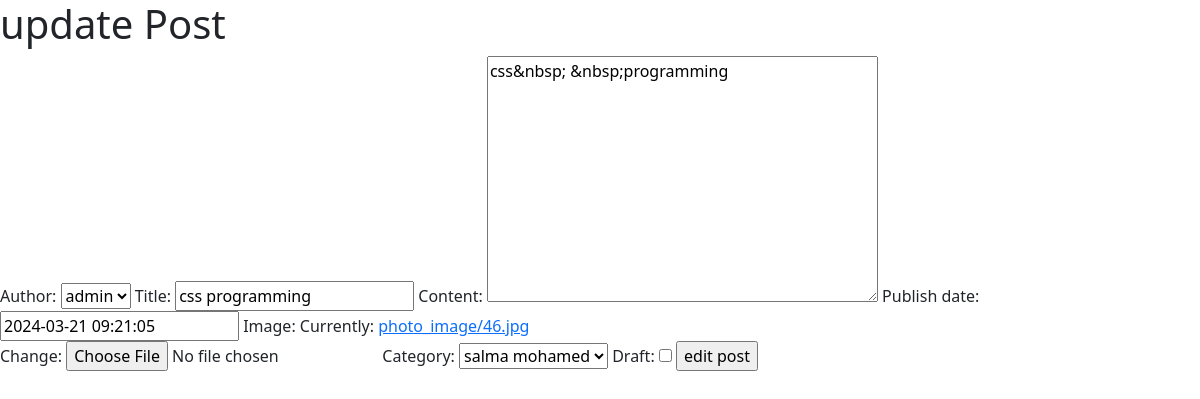
Page /posts/cbv/update/2 on the earlier database version.
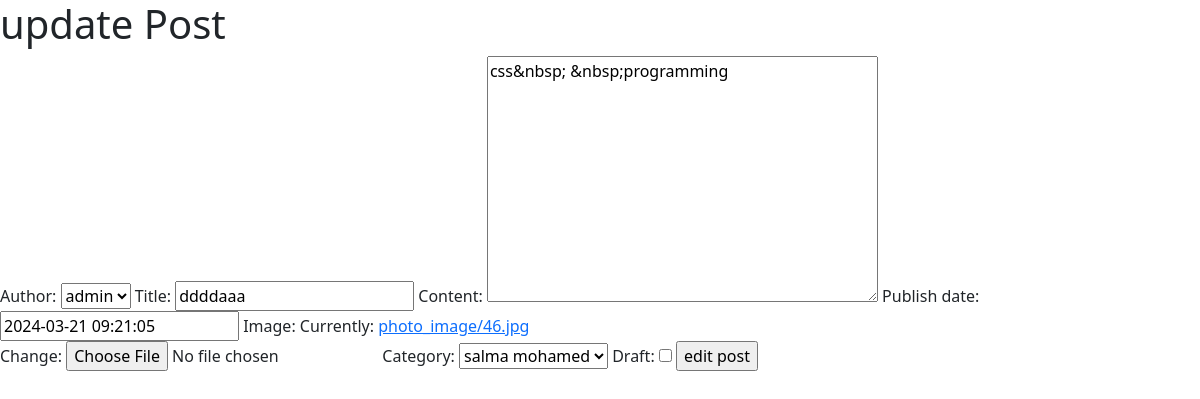
Same page on the later database version.
### posts/models.py (models this page shows, shortened)
class Post(models.Model):
    author=models.ForeignKey(User,related_name='post_author',on_delete=models.SET_NULL,null=True,blank=True)
    title=models.CharField(max_length=100)
    content=models.TextField(max_length=500)
    publish_date=models.DateTimeField(default=timezone.now)
    image=models.ImageField(upload_to='photo_image')
    tags = TaggableManager()
    category=models.ForeignKey('Category',related_name='post_category',on_delete=models.SET_NULL,null=True,blank=True)
    draft=models.BooleanField(default=True)

### posts/view2.py (the view)
# urls.py: path('cbv/update/<int:pk>',Update_Post.as_view()),
class Update_Post(UpdateView):
    model=Post
    fields='__all__'
    template_name='posts/update_post.html'
    success_url='/posts/'

### posts/models.py (called while the page is built)
    def __str__(self):
        return self.name

### posts/templates/posts/update_post.html (shortened to what this page needs)
<!doctype html>
<html lang="en">
  <head>
    <link href="https://cdn.jsdelivr.net/npm/bootstrap@5.3.3/dist/css/bootstrap.min.css" rel="stylesheet">
  </head>
  <body>
    <h1>update Post</h1>
    <form action="" method='post'>
        {{form}}
        <input type="submit" value="edit post">
    </form>
  </body>
</html>

Differences in the rows shown:
changed Post "admin": title "css programming" → "ddddaaa"
